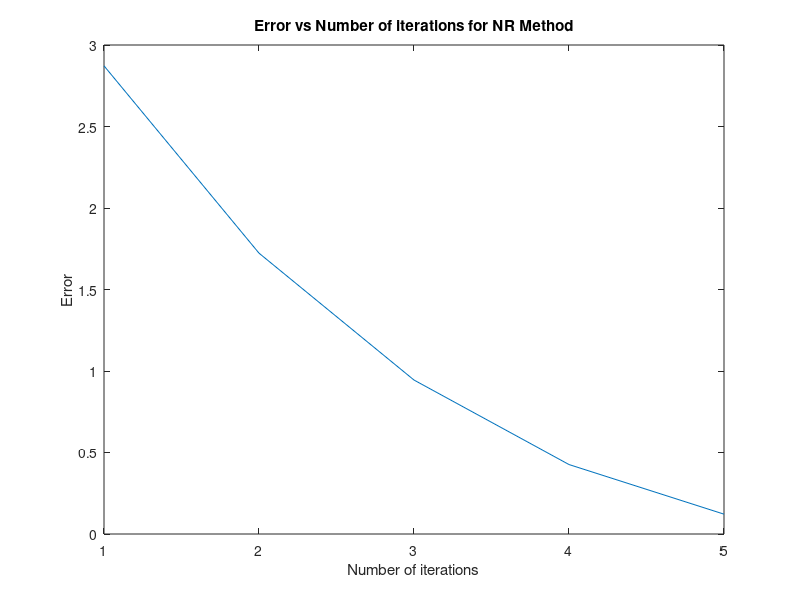

This chart was generated by the following MATLAB code:
%Newton Raphson Method
%RITIKA GUPTA MSCMAT54

clear all;
f = @(x) 2*x^3 + 2*x - 1;
df=@(x) 6*x^2 + 2;
x = input('Enter value for x0: ');
n = input('Enter maximum number of iterations: ');

x0=x;
for i=1:200
    x1=x- f(x)/df(x);
    x=x1;
end
root=x; x=x0;
for i=1:n
    x1=x- f(x)/df(x);
    x=x1;
    er(i)=x1-root;
end

fprintf('Approximate root of the given equation after %d iterations is %f',n,root);

plot(er);
xlabel('Number of iterations');
ylabel('Error');
title('Error vs Number of iterations for NR Method');